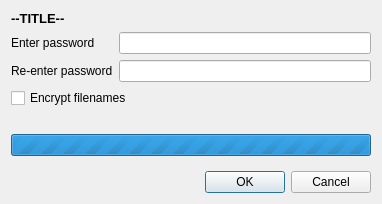
<?xml version="1.0" encoding="UTF-8"?>
<ui version="4.0">
 <class>GetPasswordDialog</class>
 <widget class="QDialog" name="GetPasswordDialog">
  <property name="geometry">
   <rect>
    <x>0</x>
    <y>0</y>
    <width>382</width>
    <height>204</height>
   </rect>
  </property>
  <property name="windowTitle">
   <string notr="true"/>
  </property>
  <layout class="QGridLayout" name="gridLayout">
   <item row="0" column="0" colspan="2">
    <widget class="QLabel" name="labelTitle">
     <property name="font">
      <font>
       <pointsize>10</pointsize>
       <weight>75</weight>
       <bold>true</bold>
      </font>
     </property>
     <property name="text">
      <string notr="true">--TITLE--</string>
     </property>
    </widget>
   </item>
   <item row="1" column="0">
    <widget class="QLabel" name="labelPassword1">
     <property name="text">
      <string>Enter password</string>
     </property>
    </widget>
   </item>
   <item row="1" column="1">
    <widget class="QLineEdit" name="password1">
     <property name="echoMode">
      <enum>QLineEdit::Password</enum>
     </property>
    </widget>
   </item>
   <item row="2" column="0">
    <widget class="QLabel" name="labelPassword2">
     <property name="text">
      <string>Re-enter password</string>
     </property>
    </widget>
   </item>
   <item row="3" column="0" colspan="2">
    <widget class="QCheckBox" name="encryptFilenames">
     <property name="text">
      <string>Encrypt filenames</string>
     </property>
    </widget>
   </item>
   <item row="2" column="1">
    <widget class="QLineEdit" name="password2">
     <property name="echoMode">
      <enum>QLineEdit::Password</enum>
     </property>
    </widget>
   </item>
   <item row="6" column="0">
    <spacer name="verticalSpacer">
     <property name="orientation">
      <enum>Qt::Vertical</enum>
     </property>
     <property name="sizeHint" stdset="0">
      <size>
       <width>20</width>
       <height>40</height>
      </size>
     </property>
    </spacer>
   </item>
   <item row="4" column="0" colspan="2">
    <widget class="QLabel" name="labelWarning">
     <property name="text">
      <string notr="true"/>
     </property>
    </widget>
   </item>
   <item row="7" column="0" colspan="2">
    <widget class="QDialogButtonBox" name="buttonBox">
     <property name="orientation">
      <enum>Qt::Horizontal</enum>
     </property>
     <property name="standardButtons">
      <set>QDialogButtonBox::Cancel|QDialogButtonBox::Ok</set>
     </property>
    </widget>
   </item>
   <item row="5" column="0" colspan="2">
    <widget class="QProgressBar" name="progressBar">
     <property name="maximum">
      <number>0</number>
     </property>
     <property name="value">
      <number>0</number>
     </property>
    </widget>
   </item>
  </layout>
 </widget>
 <tabstops>
  <tabstop>password1</tabstop>
  <tabstop>password2</tabstop>
  <tabstop>encryptFilenames</tabstop>
 </tabstops>
 <resources/>
 <connections>
  <connection>
   <sender>buttonBox</sender>
   <signal>accepted()</signal>
   <receiver>GetPasswordDialog</receiver>
   <slot>accept()</slot>
   <hints>
    <hint type="sourcelabel">
     <x>248</x>
     <y>254</y>
    </hint>
    <hint type="destinationlabel">
     <x>157</x>
     <y>274</y>
    </hint>
   </hints>
  </connection>
  <connection>
   <sender>buttonBox</sender>
   <signal>rejected()</signal>
   <receiver>GetPasswordDialog</receiver>
   <slot>reject()</slot>
   <hints>
    <hint type="sourcelabel">
     <x>316</x>
     <y>260</y>
    </hint>
    <hint type="destinationlabel">
     <x>286</x>
     <y>274</y>
    </hint>
   </hints>
  </connection>
 </connections>
</ui>
